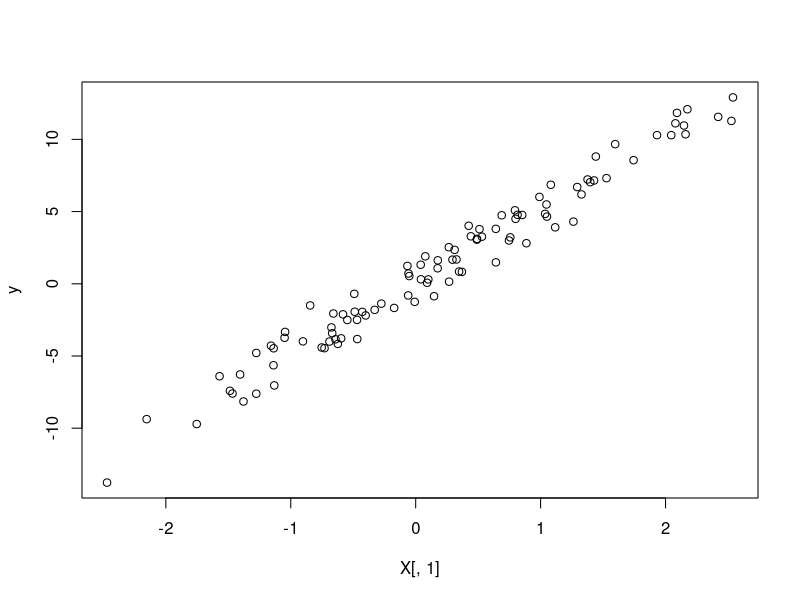
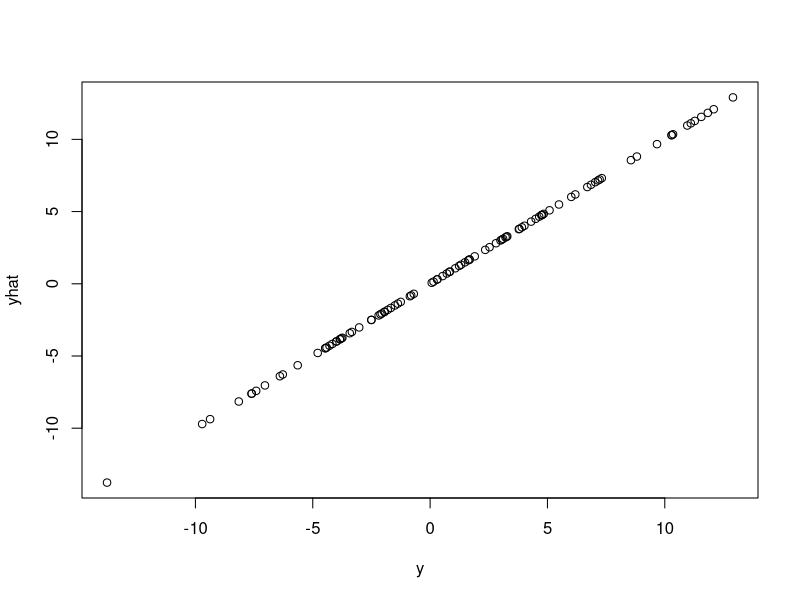
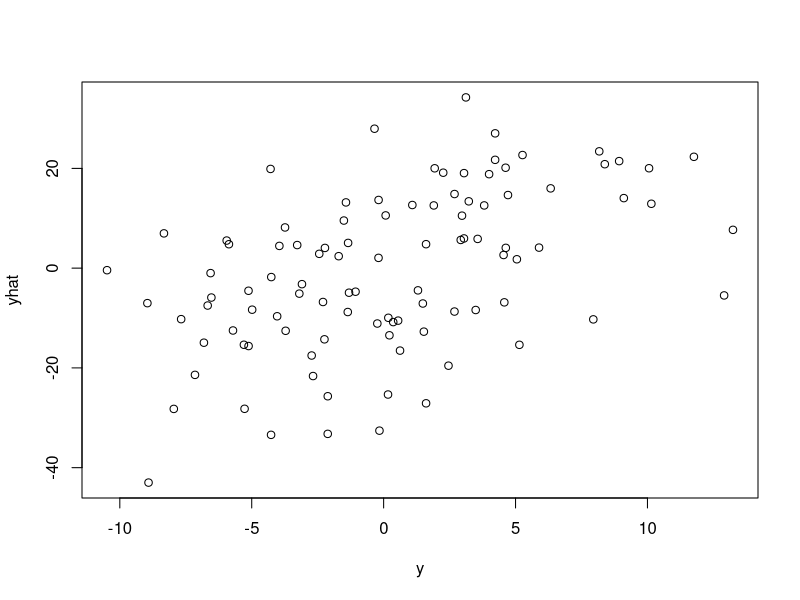

The R source for these figures, in order:
# Have a single useful variable and 99 garbage variables for prediction response
# when we fit the model we see y = yhat indicating very good predition on training data.
# But model performs badly when we look at new data FROM THE SAME MODEL


# Ridge regression adds complexity penalty to "complexity" of regression coeffs (a)
# 


n = 100
d = 100   # note we have as many predictor variables as observations so likely overfitting
X = matrix(rnorm(n*d),nrow = n, ncol=d);
y = 5*X[,1] + rnorm(n);	   # the relation between the response and predictors only involves 1st predictor variable!
plot(X[,1],y);    # can see obvious relation between first predictor and y

a = solve(t(X) %*% X, t(X) %*% y);
#lambda = .5;      # for ridge regression
#a = solve(t(X) %*% X + lambda*diag(d), t(X) %*% y);   # ridge regression solves different optimization
yhat = X %*% a;

plot(y,yhat);    # perfect prediction.  we should be happy ..... ?


X = matrix(rnorm(n*d),nrow = n, ncol=d);  # try new data from same model
y = 5*X[,1] + rnorm(n);
yhat = X %*% a;				
plot(y,yhat);			# prediction not so good ... but improves with ridge regression

#cat("lambda = ", lambda, " test error = ", sum((y-yhat)^2), "normsq of a = ", sum(a*a), "\n")  # for RR
cat(" test error = ", sum((y-yhat)^2), "normsq of a = ", sum(a*a), "\n")



